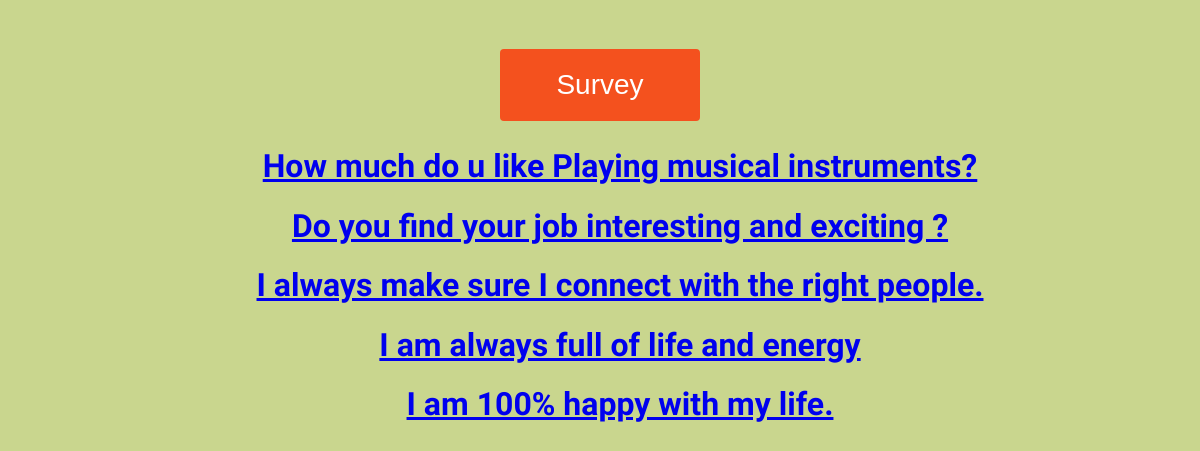
Screenshot of /polls/ with the database file from the repository.
### polls/models.py (models this page shows, shortened)
class Question(models.Model):
    question_text=models.CharField(max_length=250)
    pub_date=models.DateTimeField('date published')

### polls/views.py (the view)
# urls.py: path('', views.index, name='index'),
def index(request):
    latest_question_list=Question.objects.order_by('pub_date')
    context={
        'latest_question_list':latest_question_list
    }
    return render(request,'polls/index.html',context)

### polls/templates/polls/index.html (shortened to what this page needs)
<center>
<button class="button"><span>Survey</span></button>
    </center>
{% if latest_question_list %}
<center>
<ul>
    {%for question in latest_question_list%}
    <h1 style="font-family: 'Berkshire Swash', cursive;"><a href="{% url 'polls:detail' question.id %}">{{question.question_text}}</a></h1>
    {% endfor %}
</ul>
    </center>
{% else %}
<p>No polls available</p>
{% endif %}

### polls/templates/polls/index.html (style rules this page uses)
.button { border-radius: 4px; background-color: #f4511e; border: none; color: #FFFFFF; text-align: center; font-size: 28px; padding: 20px; width: 200px; transition: all 0.5s; cursor: pointer; margin: 5px; }
.button span { cursor: pointer; display: inline-block; position: relative; transition: 0.5s; }
.button span:after { content: '\00bb'; position: absolute; opacity: 0; top: 0; right: -20px; transition: 0.5s; }

### rows the page displays
Question: question_text "How much do u like Playing musical instruments?"
Question: question_text "Do you find your job interesting and exciting ?"
Question: question_text "I always make sure I connect with the right people."
Question: question_text "I am always full of life and energy"
Question: question_text "I am 100% happy with my life."
